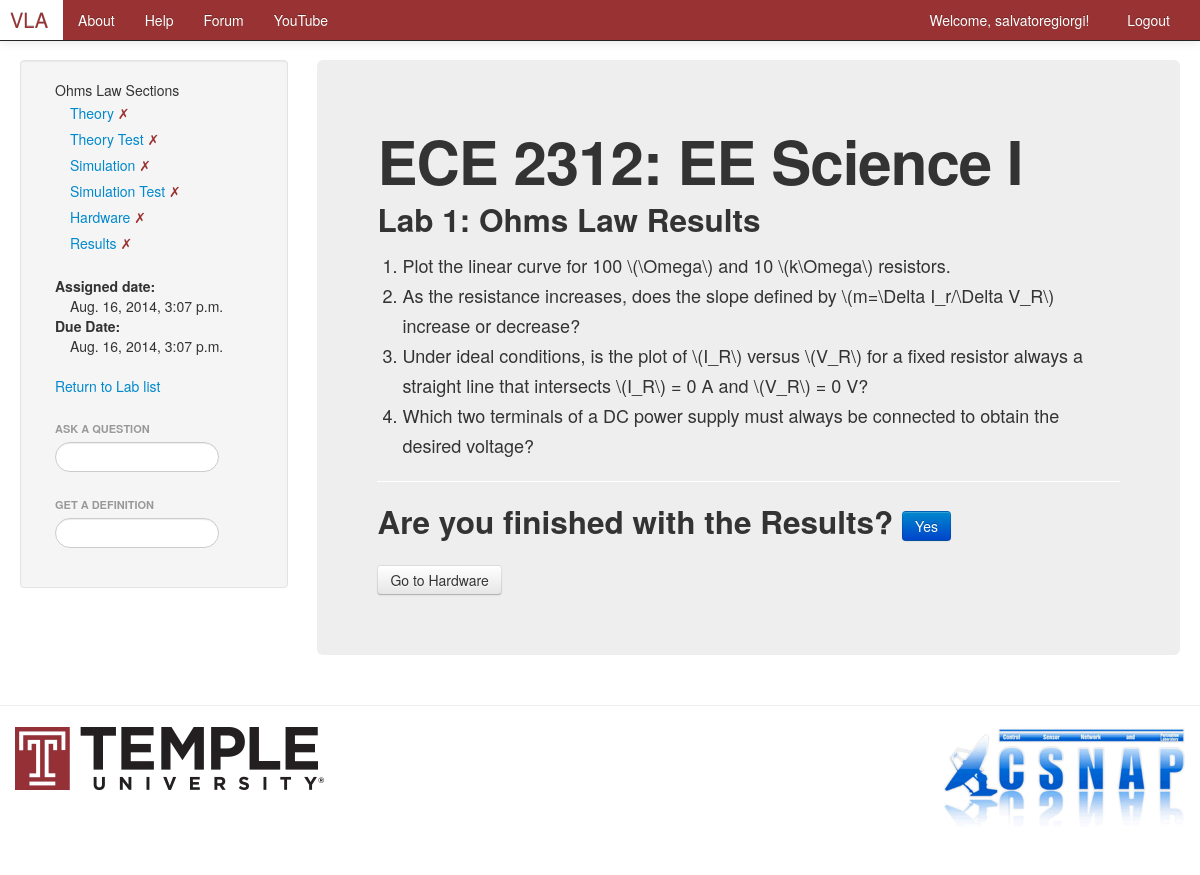
The app's page /vla/course/EE_Science_I/Ohms_Law/results/Ohms_Law_Results/ (signed in) with its own data.
### VLA/models.py (models this page shows, shortened)
class Laboratory(models.Model):
    course = models.ForeignKey(Course)
    name = models.CharField(max_length=128, unique=True)
    start_date = models.DateTimeField('Date Assigned', blank=True, null=True)
    due_date = models.DateTimeField('Date Due', blank=True, null=True)
    lab_number = models.IntegerField(default=0)
    views = models.IntegerField(default=0)

class Course(models.Model):
    name = models.CharField(max_length=128, unique=True)
    crn = models.IntegerField(default=0, blank=True)
    subj = models.CharField(max_length=10)
    course_number = models.IntegerField(default=0)
    section_number = models.IntegerField(default=0, blank=True)
    start_date = models.DateField('Course Start Date', blank=True, null=True)
    end_date = models.DateField('Course End Date', blank=True, null=True)
    lecture_time = models.TimeField('Lecture Time', blank=True, null=True)
    lecture_days = models.CharField(max_length=50, blank=True)
    lecture_location = models.CharField(max_length=50, blank=True)
    lab_time = models.TimeField('Lab Time', blank=True, null=True)
    lab_days = models.CharField(max_length=50, blank=True)
    lab_location = models.CharField(max_length=50, blank=True)
    course_description = models.TextField(max_length=500, blank=True)
    course_overview = models.TextField(max_length=500, blank=True)
    website = models.URLField(blank=True)
    instructor_name = models.CharField(max_length=50, blank=True)
    instructor_email = models.EmailField(blank=True)
    instructor_office_hours = models.TimeField(blank=True, null=True)
    instructor_office_days = models.CharField(max_length=50, blank=True)
    instructor_office_location = models.CharField(max_length=50, blank=True)
    instructor_phone = models.CharField(max_length=50, blank=True)
    TA_name = models.CharField(max_length=50, blank=True)
    TA_email = models.EmailField(blank=True)
    TA_office_hours = models.TimeField(blank=True, null=True)
    TA_office_days = models.CharField(max_length=50, blank=True)
    TA_office_location = models.CharField(max_length=50, blank=True)
    TA_phone = models.CharField(max_length=128, blank=True)
    views = models.IntegerField(default=0)
    likes = models.IntegerField(default=0)

class Results(models.Model):
    lab = models.OneToOneField(Laboratory)
    name = models.CharField(max_length=128)

class ResultsQuestions(models.Model):
    results = models.ForeignKey(Results)
    question = models.CharField(max_length=128)
    answer_text = models.TextField(blank=True)
    is_answered = models.BooleanField(default=False)
    TYPE_CHOICES = (
        ('text', 'text'),
        ('table', 'table'),
    )
    answer_type = models.CharField(choices=TYPE_CHOICES, max_length=8)

### VLA/views.py (the view)
# urls.py: url(r'^course/(?P<course_name_url>\w+)/(?P<lab_name_url>\w+)/results/(?P<results_name_url>\w+)/$', views.results, name='results'),
def results(request, course_name_url, lab_name_url, results_name_url):
    if not request.user.is_authenticated():
        return render(request, 'VLA/login.html')
    else:
        user = request.user
        username = request.user.username
        course_name = course_name_url.replace('_', ' ')
        lab_name = lab_name_url.replace('_', ' ')
        context_dict = {'lab_name': lab_name}
        context_dict['def_searched'] = False
        context_dict['def_list'] = Node.objects.all()
        context_dict['question_searched'] = False
        context_dict['question_list'] = AnswerWithQuestion.objects.all()
        try:
            course = Course.objects.get(name=course_name)
            course.url = course_name_url
            context_dict['course'] = course
        except Course.DoesNotExist:
            pass
        try:
            lab = Laboratory.objects.filter(course=course).get(name=lab_name)
            lab.url = lab_name_url
            context_dict['lab'] = lab
            context_dict['student_progress'] = LabProgress.objects.filter(user=user).get(lab=lab)
            context_dict = get_sections(context_dict, lab)
            results_questions = ResultsQuestions.objects.filter(results=context_dict['results'])
            context_dict['results_questions'] = results_questions
        except Laboratory.DoesNotExist:
            pass
        if request.method == 'POST':
            context_dict['student_progress'].results_finished = True
            context_dict['student_progress'].save()
        return render(request, 'VLA/results.html', context_dict)

### VLA/templates/VLA/results.html (shortened to what this page needs)
{% extends 'VLA/base.html' %}
{% load staticfiles %}
{% block sidetitle %}{{ lab_name }} Sections{% endblock %}
{% block sidebar %}
    {% include 'VLA/lab_section_list.html' with labs=labs %}
{% endblock %}
{% block body_block %}
<div class="hero-unit">
    <h1>{{ course.subj }} {{ course.course_number }}: {{ course.name }}</h1>
    <h2>Lab {{ lab.lab_number }}: {{ results.name }}</h2>
    {% if results_questions %}
        <ol>
        {% for question in results_questions %}
            {% if question.answer_type == 'text' %}
                <li>{{ question.question}}</li>
            {% elif question.answer_type == 'table' %}
                <p>THIS SHOULD BE A TABLE</p>
            {% endif %}
        {% endfor %}
        </ol>
    {% endif %}
    <hr>
    {% if not student_progress.results_finished %}
        <form method="post" action="{% url 'results' course.url lab.url results.url %}">
            <h2>Are you finished with the Results? <input class="btn btn-primary" type="submit" name="submit" value="Yes"/></h2>
        </form>
    {% endif %}
    <div class="row-fluid">
        {% if hardware %}
        <div class="span6">
            <a class="btn" href="{% url 'hardware' course.url lab.url hardware.url %}">Go to Hardware</a>
        </div>
        {% endif %}
    </div>
</div>
{% endblock %}

### VLA/templates/VLA/base.html (shortened to what this page needs)
<!DOCTYPE html>
{% load static %}
{% autoescape off %}
<html>
<head>
    <link href="{% static 'css/bootstrap-fluid-adj.css' %}" rel="stylesheet">
    <link href="{% static 'css/bootstrap.min.css' %}" rel="stylesheet" media="screen">
    <link href="{% static 'css/bootstrap-responsive.css' %}" rel="stylesheet">
</head>
    <body>
        <div class="navbar navbar-inverse navbar-fixed-top">
            <div class="navbar-inner">
                <div class="container">
                    <div class="nav-collapse collapse">
                        <ul class="nav pull-right">
                            {% if user.is_authenticated %}
                             <li><a href="{% url 'profile' user.username %}">Welcome, {{ user.username }}! &nbsp;</a></li>
                             <li><a href="{% url 'logout' %}">Logout</a></li>
                            {% else %}
                             <li><a href="{% url 'register' %}">Register</a></li>
                             <li><a href="{% url 'login' %}">Login</a></li>
                            {% endif %}
                        </ul>
                        <ul class="nav">
                            <li><a class="brand" href="{% url 'index' %}">VLA</a></li>
                            <li><a href="{% url 'about' %}">About</a></li>
                            <li><a href="{% url 'help' %}">Help</a></li>
                            <li><a href="" target="new">Forum</a></li>
                            <li><a href="https://www.youtube.com/channel/UCNU5MvpuVNIAe2NvCiweCNw/" target="new">YouTube</a></li>
                        </ul>
                    </div>
                </div>
            </div>
         </div>
        <div class="container-fluid">
            <div class="row-fluid">
                <div class="span3">
                    {% block sidebar_block %}
                    <div class="well sidebar-nav">
                        <div id="cours">
                            {% if user.is_authenticated %}
                                <ul class="nav nav-list"><li>{% block sidetitle %}Course List{% endblock %}</li>
                                    {% block sidebar %}{% endblock %}
                                </ul>
                                <ul class="nav nav-list">&nbsp;</ul>
                                <ul class="nav nav-list">
                                    <li class="nav-header">Ask a Question</li>
                                    <form>
                                        <li><input  class="search-query span10" type="text" name="question_suggestion" value="" id="question_suggestion" /></li>
                                    </form>
                                </ul>
                                <ul class="nav nav-list">
                                    <li class="nav-header">Get a Definition</li>
                                    <form>
                                        <li><input  class="search-query span10" type="text" name="definition_suggestion" value="" id="definition_suggestion" /></li>
                                    </form>
                                </ul>
                            {% endif %}
                        </div>
                    </div>
                    {% endblock %}
                </div>
                <div class="span9">
                    {% block body_block %}
                    {% endblock %}
                </div>
            </div>
        </div>
        <hr>
        <footer>
            <div class="container">
                <a href="http://www.temple.edu" target="new"><img src="{% static 'VLA/images/temple_logo.jpg' %}"></a>
                <ul class="nav pull-right">
                    <a href="http://www.temple.edu/csnap/" target="new"><img src="{% static 'VLA/images/csnap_logo.jpg' %}"></a>
                </ul>
            </div>
        </footer>
    </body>
</html>
{% endautoescape %}

### VLA/templates/VLA/lab_section_list.html
    <ul class="nav nav-list">
        {% if theory %}<li><a href="{% url 'theory' course.url lab.url theory.url %}">Theory
            {% if student_progress.theory_finished %}<font color="#009900"> &#x2713; </font>{% else %}<font color="993333"> &#x2717;</font>{% endif %} </a></li>{% endif %}
        {% if theorytest %}<li><a href="{% url 'theorytest' course.url lab.url theorytest.url %}">Theory Test
            {% if student_progress.theory_test_finished %}<font color="#009900"> &#x2713; </font>{% else %}<font color="993333"> &#x2717;</font>{% endif %} </a></li>{% endif %}
        {% if simulation %}<li><a href="{% url 'simulation' course.url lab.url simulation.url %}">Simulation
            {% if student_progress.simulation_finished %}<font color="#009900"> &#x2713; </font>{% else %}<font color="993333"> &#x2717;</font>{% endif %} </a></li>{% endif %}
        {% if simulationtest %}<li><a href="{% url 'simulationtest' course.url lab.url simulationtest.url %}">Simulation Test
            {% if student_progress.sim_test_finished %}<font color="#009900"> &#x2713; </font>{% else %}<font color="993333"> &#x2717;</font>{% endif %} </a></li>{% endif %}
        {% if hardware %}<li><a href="{% url 'hardware' course.url lab.url hardware.url %}">Hardware
            {% if student_progress.hardware_finished %}<font color="#009900"> &#x2713; </font>{% else %}<font color="993333"> &#x2717;</font>{% endif %} </a></li>{% endif %}
        {% if results %}<li><a href="{% url 'results' course.url lab.url results.url %}">Results
            {% if student_progress.results_finished %}<font color="#009900"> &#x2713; </font>{% else %}<font color="993333"> &#x2717;</font>{% endif %} </a></li>{% endif %}
    </ul>
    {% if lab.start_date %}
    <ul class="nav nav-list">&nbsp;</ul>
    <b>Assigned date:</b><ul class="nav nav-list">{{ lab.start_date }}</ul>
    {% endif %}
    {% if lab.due_date %}
    <b>Due Date:</b><ul class="nav nav-list"> {{ lab.due_date }}</ul>
    {% endif %}
    <ul class="nav nav-list">&nbsp;</ul>
    <a href="/VLA/course/{{ course.url }}/">Return to Lab list</a>

### records on screen
Laboratory: name "Ohms Law", start_date "Aug. 16, 2014, 3:07 p.m.", due_date "Aug. 16, 2014, 3:07 p.m.", lab_number "1"
Course: subj "ECE", course_number "2312", name "EE Science I"
Results: name "Ohms Law Results"
ResultsQuestions: question "Plot the linear curve for 100 \\(\\Omega\\) and 10 \\(k\\Omega\\) resistors."
ResultsQuestions: question "As the resistance increases, does the slope defined by \\(m=\\Delta I_r/\\Delta V_R\\) increase or decrease?"
ResultsQuestions: question "Under ideal conditions, is the plot of \\(I_R\\) versus \\(V_R\\) for a fixed resistor always a straight line that intersects \\(I_R\\) = 0 A and \\(V_R\\) = 0 V?"
ResultsQuestions: question "Which two terminals of a DC power supply must always be connected to obtain the desired voltage?"

### other values on screen
{{ user.username }} "salvatoregiorgi"
